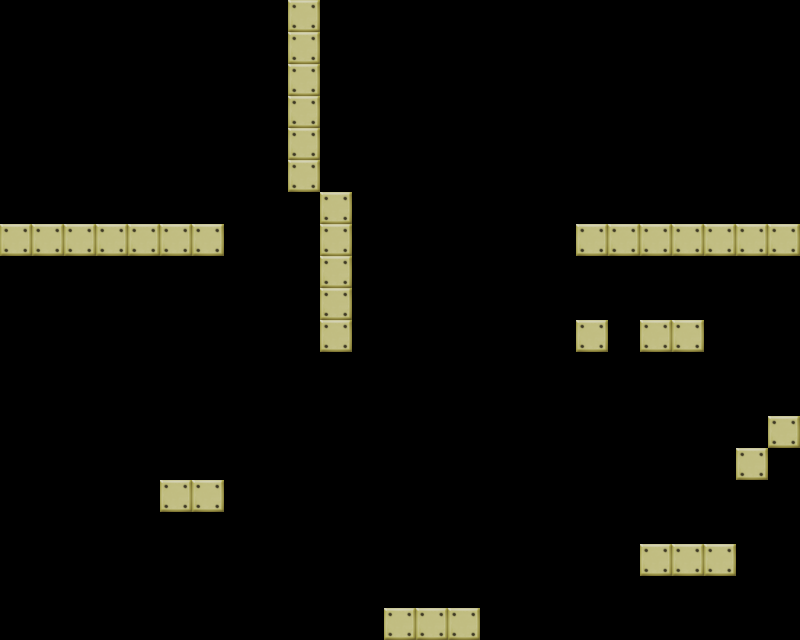

This game map was drawn from its Tiled (.tmx) file and the tilesets committed beside it. A one-line description and the trimmed map source follow:
An orthogonal 25x20 tile map with 32x32 px tiles, 1 tile layer (Ground), 4 tilesets and 24 objects.

<map version="1.0" orientation="orthogonal" width="25" height="20" tilewidth="32" tileheight="32">
 <properties>
  <property name="possiblePoints" value="10000" />
  <property name="seconds" value="30" />
  <property name="text" value="things are trickier here" />
 </properties>
 <tileset firstgid="1" name="Ground" tilewidth="32" tileheight="32">
  <image source="../assets/Ground.png" width="32" height="32" />
  <tile id="0">
   <properties>
    <property name="type" value="ground" />
   </properties>
  </tile>
 </tileset>
 <tileset firstgid="2" name="Hero" tilewidth="32" tileheight="32">
  <image source="../assets/Hero.png" width="160" height="32" />
 </tileset>
 <tileset firstgid="7" name="Pager" tilewidth="32" tileheight="32">
  <image source="../assets/Pager.png" width="96" height="32" />
 </tileset>
 <tileset firstgid="10" name="Spike" tilewidth="32" tileheight="32">
  <image source="../assets/Spike.png" width="32" height="32" />
 </tileset>
 <layer name="Ground" width="25" height="20" opacity="0.9">
  <data>[500 cells, 38 non-empty, 1 distinct tile ids]</data>
 </layer>
 <objectgroup name="Hero" width="25" height="20">
  <object gid="2" x="0" y="224" />
 </objectgroup>
 <objectgroup name="Pager" width="25" height="20">
  <object gid="7" x="768" y="224" />
 </objectgroup>
 <objectgroup name="Spikes" width="25" height="20">
  <object gid="10" x="768" y="640" />
  <object gid="10" x="736" y="640" />
  <object gid="10" x="704" y="640" />
  <object gid="10" x="672" y="640" />
  <object gid="10" x="640" y="640" />
  <object gid="10" x="608" y="640" />
  <object gid="10" x="576" y="640" />
  <object gid="10" x="544" y="640" />
  <object gid="10" x="480" y="640" />
  <object gid="10" x="512" y="640" />
  <object gid="10" x="352" y="640" />
  <object gid="10" x="320" y="640" />
  <object gid="10" x="288" y="640" />
  <object gid="10" x="256" y="640" />
  <object gid="10" x="224" y="640" />
  <object gid="10" x="0" y="640" />
  <object gid="10" x="32" y="640" />
  <object gid="10" x="192" y="640" />
  <object gid="10" x="128" y="640" />
  <object gid="10" x="160" y="640" />
  <object gid="10" x="96" y="640" />
  <object gid="10" x="64" y="640" />
 </objectgroup>
</map>